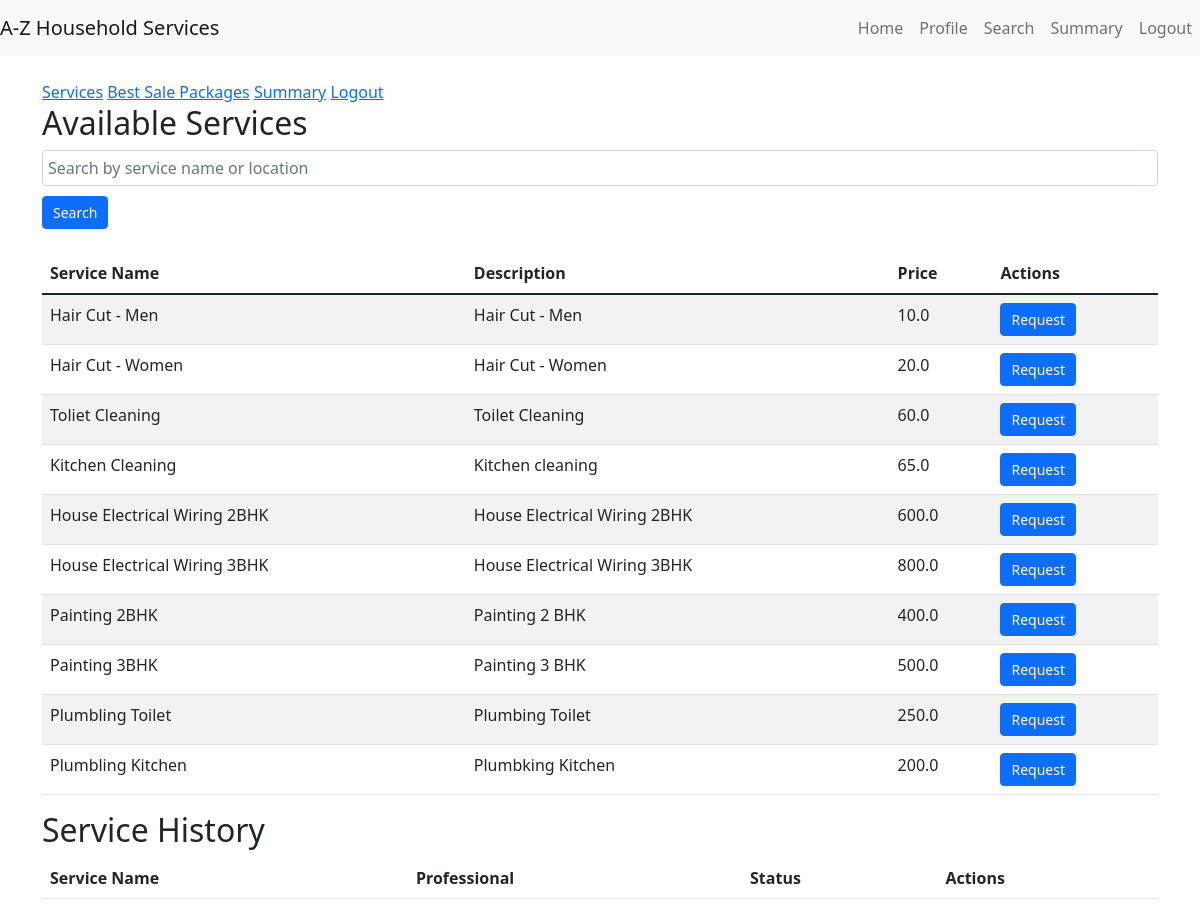
Page /customer/search (signed in) on the committed database.
### models.py (models this page shows, shortened)
class Service(db.Model):
    __tablename__ = 'services'
    id = db.Column(db.Integer, primary_key=True)
    name = db.Column(db.String(100), nullable=False)
    price = db.Column(db.Float, nullable=False)
    description = db.Column(db.String(200))
    service_type = db.Column(db.String(50))

### app.py (the view)
@app.route('/customer/search')
def customer_search():
    if 'user_id' in session:
        services = Service.query.all()
        return render_template('customer_dashboard.html', services=services)
    return redirect(url_for('login'))

### app.py (called while the page is built)
@app.before_request
def create_tables():
    global first_request
    if first_request:
        db.create_all()
        first_request = False

### templates/customer_dashboard.html (shortened to what this page needs)
{% extends "base.html" %}
{% block content %}
<nav>
    <a href="One">Services</a>
    <a href="Two">Best Sale Packages</a>
    <a href="Three">Summary</a>
    <a href="Four">Logout</a>
</nav>
<h2>Available Services</h2>
<form method="GET" action="/customer/search">
    <div class="form-group">
        <input type="text" class="form-control" placeholder="Search by service name or location" name="search">
    </div>
    <button type="submit" class="btn btn-primary">Search</button>
</form>
<table class="table table-striped mt-4">
    <thead>
        <tr>
            <th>Service Name</th>
            <th>Description</th>
            <th>Price</th>
            <th>Actions</th>
        </tr>
    </thead>
    <tbody>
        {% for service in services %}
        <tr>
            <td>{{ service.name }}</td>
            <td>{{ service.description }}</td>
            <td>{{ service.price }}</td>
            <td>
                <a href="/customer/request_service/{{ service.id }}" class="btn btn-primary">Request</a>
            </td>
        </tr>
        {% endfor %}
    </tbody>
</table>
<h2>Service History</h2>
<table class="table table-striped">
    <thead>
        <tr>
            <th>Service Name</th>
            <th>Professional</th>
            <th>Status</th>
            <th>Actions</th>
        </tr>
    </thead>
</table>
{% endblock %}

### templates/base.html (shortened to what this page needs)
<!DOCTYPE html>
<html lang="en">
<head>
    <link href="https://cdn.jsdelivr.net/npm/bootstrap@5.1.3/dist/css/bootstrap.min.css" rel="stylesheet">
    <link rel="stylesheet" href="{{ url_for('static', filename='styles/styles.css') }}">
</head>
<body>
    <nav class="navbar navbar-expand-lg navbar-light bg-light">
        <a class="navbar-brand" href="/">A-Z Household Services</a>
        <div class="collapse navbar-collapse" id="navbarNav">
            <ul class="navbar-nav ms-auto">
                <li class="nav-item">
                    <a class="nav-link" href="{{ url_for(session['role'] + '_dashboard') }}">Home</a>
                </li>
                <li class="nav-item">
                    <a class="nav-link" href="{{ url_for(session['role'] + '_profile') }}">Profile</a>
                </li>
                    <a class="nav-link" href="{{ url_for(session['role'] + '_search') }}">Search</a>
                    <a class="nav-link" href="{{ url_for(session['role'] + '_summary') }}">Summary</a>
                <li class="nav-item">
                    <a class="nav-link" href="{{ url_for('logout') }}">Logout</a>
                </li>
            </ul>
        </div>
    </nav>
    <div class="container mt-4">
        {% block content %} {% endblock %}
    </div>
</body>
</html>

### static/styles/styles.css (style rules this page uses)
.form-group { display: flex; align-items: center; margin-bottom: 10px; }
.form-group input, .form-group textarea { flex: 1; padding: 5px; }
.btn-primary { padding: 5px 10px; font-size: 14px; }

### rows in the picture
Service: name "Hair Cut - Men", description "Hair Cut - Men", price "10.0"
Service: name "Hair Cut - Women", description "Hair Cut - Women", price "20.0"
Service: name "Toliet Cleaning", description "Toilet Cleaning", price "60.0"
Service: name "Kitchen Cleaning", description "Kitchen cleaning", price "65.0"
Service: name "House Electrical Wiring 2BHK", description "House Electrical Wiring 2BHK", price "600.0"
Service: name "House Electrical Wiring 3BHK", description "House Electrical Wiring 3BHK", price "800.0"
Service: name "Painting 2BHK", description "Painting 2 BHK", price "400.0"
Service: name "Painting 3BHK", description "Painting 3 BHK", price "500.0"
Service: name "Plumbling Toilet", description "Plumbing Toilet", price "250.0"
Service: name "Plumbling Kitchen", description "Plumbking Kitchen", price "200.0"
